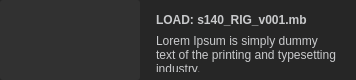
<?xml version="1.0" encoding="UTF-8"?>
<ui version="4.0">
 <class>Form</class>
 <widget class="QWidget" name="Form">
  <property name="geometry">
   <rect>
    <x>0</x>
    <y>0</y>
    <width>356</width>
    <height>80</height>
   </rect>
  </property>
  <property name="minimumSize">
   <size>
    <width>356</width>
    <height>80</height>
   </size>
  </property>
  <property name="maximumSize">
   <size>
    <width>356</width>
    <height>80</height>
   </size>
  </property>
  <property name="windowTitle">
   <string>Form</string>
  </property>
  <property name="styleSheet">
   <string notr="true">QWidget{
    color: rgb(201, 202, 204);
	background-color: rgb(38, 38, 38); 
	selection-background-color: rgb(1, 79, 131);
}

QListWidget::item:selected{
   color: rgb(235, 235, 235);
   background-color: rgb(61, 120, 200);
}

QPushButton { 
	border: 2px;
    border-color: rgb(33, 33, 33);
	border-radius: 3px;
   background-color: rgb(49, 49, 49); 
}

QPushButton:hover {
	border-radius: 3px;
    color: rgb(49, 49, 49); 
	background-color: rgb(200, 184, 86); 
}

QToolTip { 
	border-radius: 5px;
	background-color: rgb(33, 33, 33);
	color: rgb(241, 241, 241);
	border: black solid 1px;
}</string>
  </property>
  <layout class="QHBoxLayout" name="horizontalLayout">
   <property name="spacing">
    <number>12</number>
   </property>
   <property name="leftMargin">
    <number>0</number>
   </property>
   <property name="topMargin">
    <number>0</number>
   </property>
   <property name="bottomMargin">
    <number>0</number>
   </property>
   <item>
    <widget class="QPushButton" name="btnPreviewImg">
     <property name="minimumSize">
      <size>
       <width>140</width>
       <height>80</height>
      </size>
     </property>
     <property name="maximumSize">
      <size>
       <width>140</width>
       <height>80</height>
      </size>
     </property>
     <property name="text">
      <string/>
     </property>
     <property name="icon">
      <iconset resource="../img/img.qrc">
       <normaloff>:/label/labels/default.png</normaloff>:/label/labels/default.png</iconset>
     </property>
     <property name="iconSize">
      <size>
       <width>140</width>
       <height>80</height>
      </size>
     </property>
    </widget>
   </item>
   <item>
    <layout class="QVBoxLayout" name="verticalLayout">
     <property name="spacing">
      <number>0</number>
     </property>
     <property name="topMargin">
      <number>10</number>
     </property>
     <property name="bottomMargin">
      <number>8</number>
     </property>
     <item>
      <widget class="QLineEdit" name="edtTitle">
       <property name="font">
        <font>
         <weight>75</weight>
         <bold>true</bold>
        </font>
       </property>
       <property name="styleSheet">
        <string notr="true">padding: 2px</string>
       </property>
       <property name="text">
        <string>LOAD: s140_RIG_v001.mb</string>
       </property>
       <property name="frame">
        <bool>false</bool>
       </property>
      </widget>
     </item>
     <item>
      <widget class="QPlainTextEdit" name="edtMsg">
       <property name="maximumSize">
        <size>
         <width>16777215</width>
         <height>44</height>
        </size>
       </property>
       <property name="frameShape">
        <enum>QFrame::NoFrame</enum>
       </property>
       <property name="lineWidth">
        <number>0</number>
       </property>
       <property name="verticalScrollBarPolicy">
        <enum>Qt::ScrollBarAlwaysOff</enum>
       </property>
       <property name="horizontalScrollBarPolicy">
        <enum>Qt::ScrollBarAlwaysOff</enum>
       </property>
       <property name="undoRedoEnabled">
        <bool>false</bool>
       </property>
       <property name="readOnly">
        <bool>true</bool>
       </property>
       <property name="plainText">
        <string>Lorem Ipsum is simply dummy text of the printing and typesetting industry. </string>
       </property>
      </widget>
     </item>
    </layout>
   </item>
  </layout>
 </widget>
 <resources>
  <include location="../img/img.qrc"/>
 </resources>
 <connections/>
</ui>
